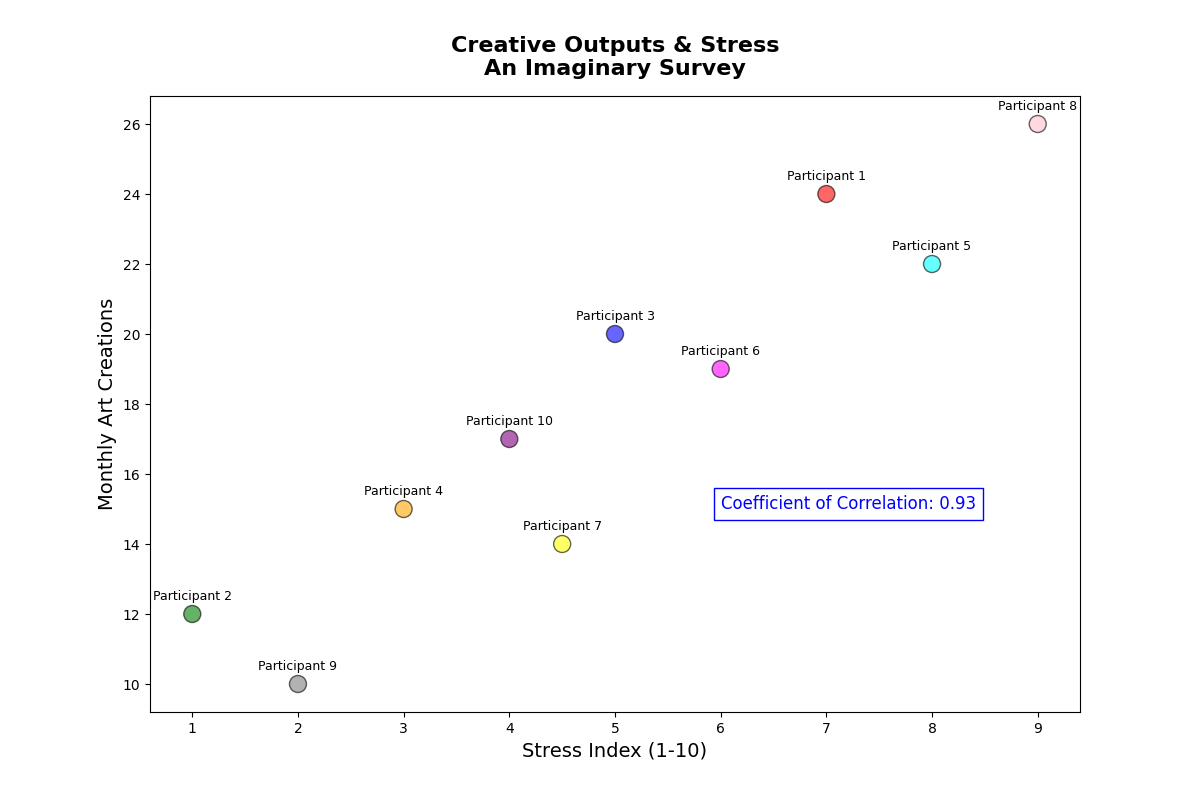

The script that drew this image:
import matplotlib.pyplot as plt
import numpy as np
from scipy.stats import pearsonr

# Data inputs (manually shuffled)
stress_levels = np.array([7, 1, 5, 3, 8, 6, 4.5, 9, 2, 4])
artworks_produced = np.array([24, 12, 20, 15, 22, 19, 14, 26, 10, 17])

# Calculate correlation
corr_coefficient, _ = pearsonr(stress_levels, artworks_produced)
corr_text = f"Coefficient of Correlation: {corr_coefficient:.2f}"

plt.figure(figsize=(12, 8))

# Define a set of manually shuffled colors for each data point
colors = ['red', 'green', 'blue', 'orange', 'cyan', 'magenta', 'yellow', 'pink', 'grey', 'purple']

# Scatter plot with shuffled colors
plt.scatter(stress_levels, artworks_produced, color=colors, s=150, alpha=0.6, edgecolor='black')

# Title and labels
plt.title("Creative Outputs & Stress\nAn Imaginary Survey", fontsize=16, fontweight='bold', pad=15)
plt.xlabel("Stress Index (1-10)", fontsize=14)
plt.ylabel("Monthly Art Creations", fontsize=14)

# Annotate points
for i, txt in enumerate(range(1, 11)):
    plt.annotate(f"Participant {txt}", (stress_levels[i], artworks_produced[i]), textcoords="offset points", xytext=(0, 10), ha='center', fontsize=9)

# Adding the correlation text on plot
plt.text(6, 15, corr_text, fontsize=12, color='blue', bbox=dict(facecolor='white', edgecolor='blue', pad=5.0))

# Display the plot
plt.show()
